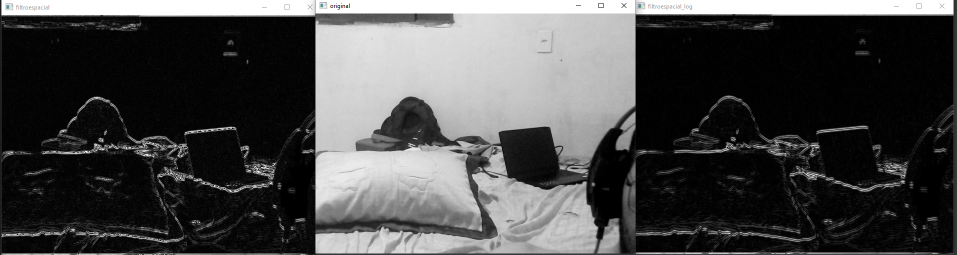
#> input picture Filtragem no domínio espacial I/laplgauss.png, 1913 x 510 px, given in place of the camera (shown at 1/2 size)
$ python laplgauss.py
#> lines starting #> are read from the running program, lines starting #| are printed output that depends on the picture
import cv2
import numpy as np

def printmask(m):
    for i in range(m.shape[0]):
        for j in range(m.shape[1]):
            print(m[i, j], end=",")
        print("\n")

cap = cv2.VideoCapture(0)  # open the default camera

if not cap.isOpened():  # check if we succeeded
    exit(-1)

cap.set(cv2.CAP_PROP_FRAME_WIDTH, 640)
cap.set(cv2.CAP_PROP_FRAME_HEIGHT, 480)

width = int(cap.get(cv2.CAP_PROP_FRAME_WIDTH))
height = int(cap.get(cv2.CAP_PROP_FRAME_HEIGHT))
print("largura =", width)
print("altura =", height)
print("fps =", cap.get(cv2.CAP_PROP_FPS))
print("format =", cap.get(cv2.CAP_PROP_FORMAT))

cv2.namedWindow("filtroespacial", cv2.WINDOW_NORMAL)
cv2.namedWindow("original", cv2.WINDOW_NORMAL)

media = np.array([0.1111, 0.1111, 0.1111, 0.1111, 0.1111, 0.1111, 0.1111, 0.1111, 0.1111], dtype=np.float32)
gauss = np.array([0.0625, 0.125, 0.0625, 0.125, 0.25, 0.125, 0.0625, 0.125, 0.0625], dtype=np.float32)
horizontal = np.array([-1, 0, 1, -2, 0, 2, -1, 0, 1], dtype=np.float32)
vertical = np.array([-1, -2, -1, 0, 0, 0, 1, 2, 1], dtype=np.float32)
laplacian = np.array([0, -1, 0, -1, 4, -1, 0, -1, 0], dtype=np.float32)
boost = np.array([0, -1, 0, -1, 5.2, -1, 0, -1, 0], dtype=np.float32)

mask = np.zeros((3, 3), dtype=np.float32)
result_laplacian = np.zeros((height, width), dtype=np.uint8)
result_laplacian_of_gaussian = np.zeros((height, width), dtype=np.uint8)

absolut = 1  # calcs abs of the image

while True:
    ret, frame = cap.read()  # get a new frame from camera
#> frame is the input picture: shape (510, 1913, 3); mean B, G, R 73.8, 73.8, 73.8

    if not ret:
        print("Erro ao capturar o quadro")
        break

    framegray = cv2.cvtColor(frame, cv2.COLOR_BGR2GRAY)
    framegray = cv2.flip(framegray, 1)
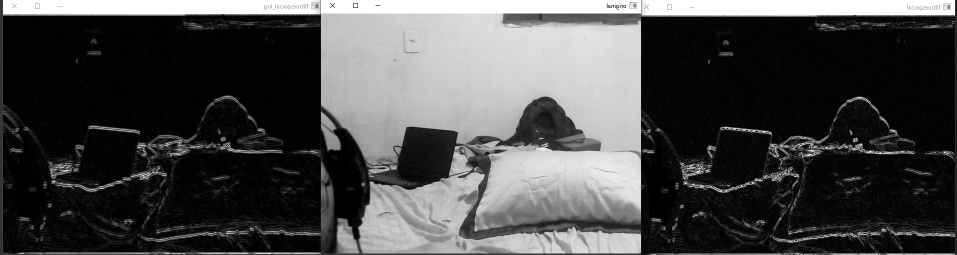
#> framegray: shape (510, 1913) (shown at 1/2 size); min 0, max 255, mean 73.8

    cv2.imshow("original", framegray)

    frame32f = framegray.astype(np.float32)

    # Laplaciano
    frameFiltered_laplacian = cv2.filter2D(frame32f, -1, laplacian, borderType=cv2.BORDER_CONSTANT)
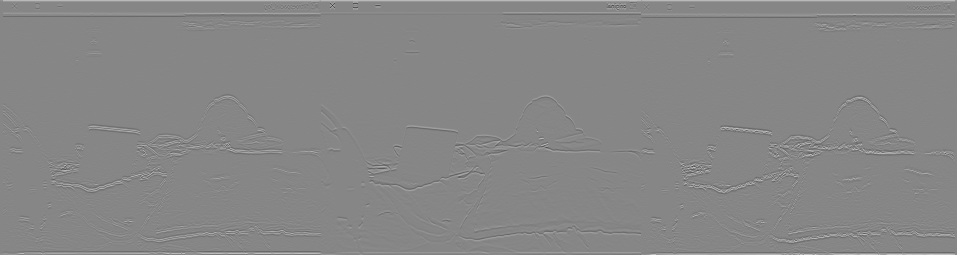
#> frameFiltered_laplacian: shape (510, 1913) float32 (shown at 1/2 size); min -1020, max 915, mean 2.7; drawn with min black and max white
    if absolut:
        frameFiltered_laplacian = np.abs(frameFiltered_laplacian)
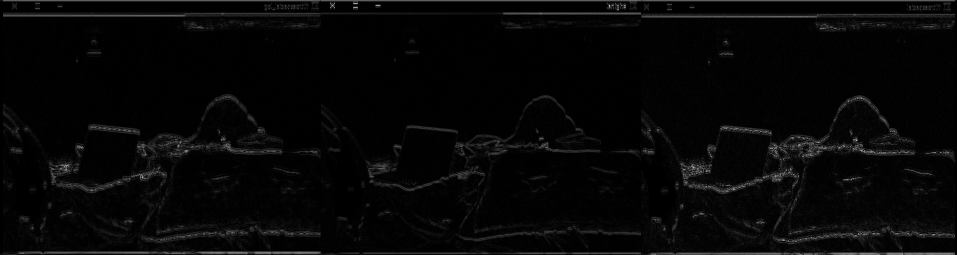
#> frameFiltered_laplacian: shape (510, 1913) float32 (shown at 1/2 size); min 0, max 1020, mean 28.3; drawn with min black and max white

    frameFiltered_laplacian = frameFiltered_laplacian.astype(np.uint8)
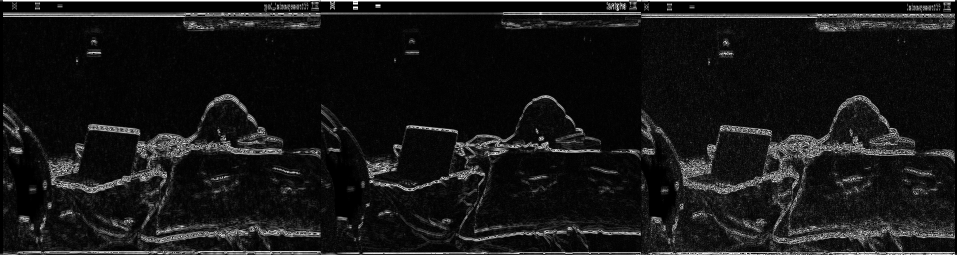
#> frameFiltered_laplacian: shape (510, 1913) (shown at 1/2 size); min 0, max 255, mean 23

    cv2.imshow("filtroespacial", frameFiltered_laplacian)

    # Laplaciano do Gaussiano
    frameFiltered_log = cv2.GaussianBlur(frame32f, (3, 3), 0)
    frameFiltered_log = cv2.filter2D(frameFiltered_log, -1, laplacian, borderType=cv2.BORDER_CONSTANT)
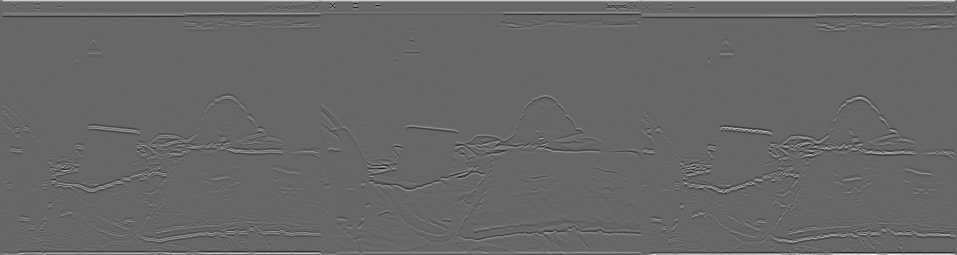
#> frameFiltered_log: shape (510, 1913) float32 (shown at 1/2 size); min -384.8, max 563.5, mean 2.7; drawn with min black and max white
    if absolut:
        frameFiltered_log = np.abs(frameFiltered_log)
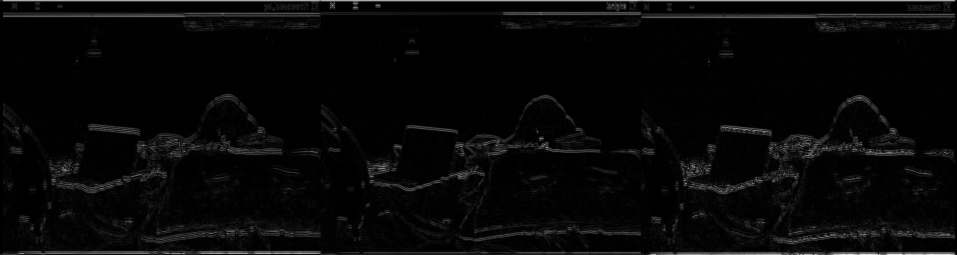
#> frameFiltered_log: shape (510, 1913) float32 (shown at 1/2 size); min 0, max 563.5, mean 17.9; drawn with min black and max white

    frameFiltered_log = frameFiltered_log.astype(np.uint8)
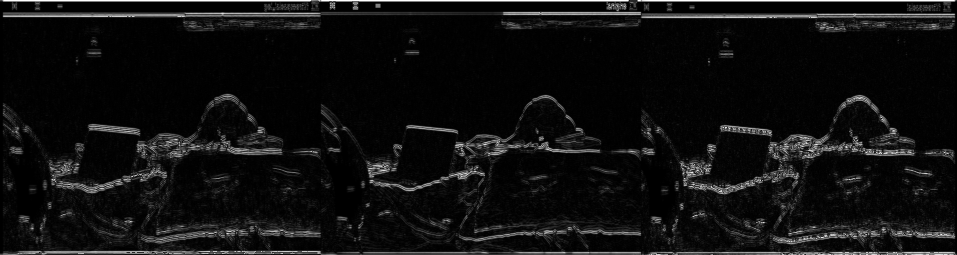
#> frameFiltered_log: shape (510, 1913) (shown at 1/2 size); min 0, max 255, mean 16

    cv2.imshow("filtroespacial_log", frameFiltered_log)

    key = cv2.waitKey(10)
#> (key Esc is pressed here)

    if key == 27:
        break  # esc pressed!
    elif key == ord('a'):
        absolut = not absolut
    elif key == ord('m'):
        mask = media.reshape((3, 3))
        printmask(mask)
    elif key == ord('g'):
        mask = gauss.reshape((3, 3))
        printmask(mask)
    elif key == ord('h'):
        mask = horizontal.reshape((3, 3))
        printmask(mask)
    elif key == ord('v'):
        mask = vertical.reshape((3, 3))
        printmask(mask)
    elif key == ord('l'):
        mask = laplacian.reshape((3, 3))
        printmask(mask)
    elif key == ord('b'):
        mask = boost.reshape((3, 3))

cap.release()
cv2.destroyAllWindows()


#Neste código, utilizamos a função cv2.GaussianBlur() para aplicar o
# filtro Gaussiano antes de realizar a convolução com o filtro
# laplaciano. O resultado é comparado com a aplicação simples do
# filtro laplaciano.
